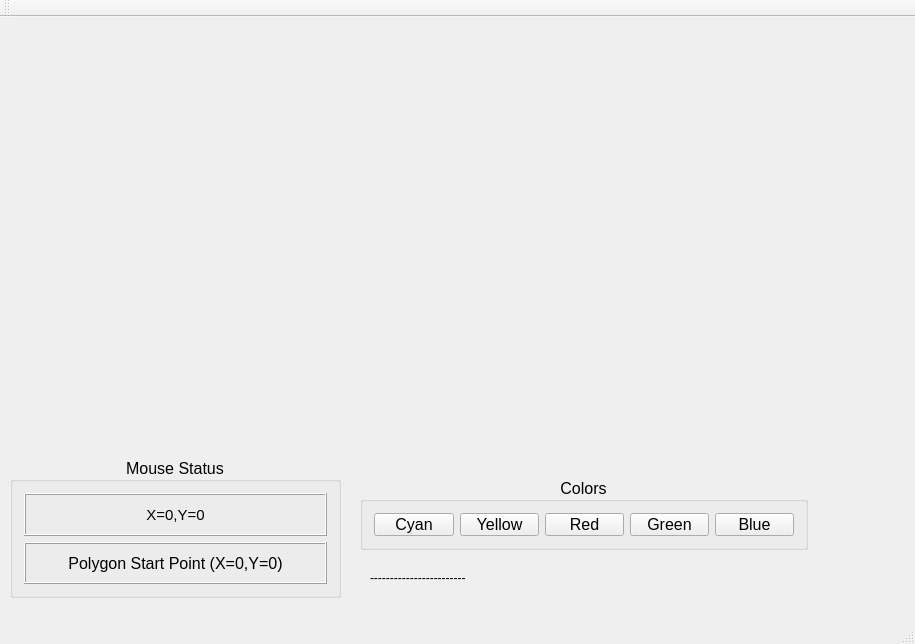
<?xml version="1.0" encoding="UTF-8"?>
<ui version="4.0">
 <class>Poly</class>
 <widget class="QMainWindow" name="Poly">
  <property name="geometry">
   <rect>
    <x>0</x>
    <y>0</y>
    <width>915</width>
    <height>644</height>
   </rect>
  </property>
  <property name="windowTitle">
   <string>Poly</string>
  </property>
  <widget class="QWidget" name="centralWidget">
   <widget class="QLabel" name="mousPos">
    <property name="enabled">
     <bool>true</bool>
    </property>
    <property name="geometry">
     <rect>
      <x>10</x>
      <y>0</y>
      <width>901</width>
      <height>431</height>
     </rect>
    </property>
    <property name="text">
     <string/>
    </property>
   </widget>
   <widget class="QGroupBox" name="groupBox">
    <property name="geometry">
     <rect>
      <x>10</x>
      <y>440</y>
      <width>331</width>
      <height>141</height>
     </rect>
    </property>
    <property name="font">
     <font>
      <pointsize>12</pointsize>
     </font>
    </property>
    <property name="title">
     <string>Mouse Status</string>
    </property>
    <property name="alignment">
     <set>Qt::AlignCenter</set>
    </property>
    <layout class="QVBoxLayout" name="verticalLayout">
     <item>
      <widget class="QLabel" name="mousePos">
       <property name="font">
        <font>
         <pointsize>11</pointsize>
        </font>
       </property>
       <property name="frameShape">
        <enum>QFrame::Box</enum>
       </property>
       <property name="frameShadow">
        <enum>QFrame::Raised</enum>
       </property>
       <property name="text">
        <string>X=0,Y=0</string>
       </property>
       <property name="alignment">
        <set>Qt::AlignCenter</set>
       </property>
      </widget>
     </item>
     <item>
      <widget class="QLabel" name="startPointWindow">
       <property name="enabled">
        <bool>true</bool>
       </property>
       <property name="font">
        <font>
         <pointsize>12</pointsize>
        </font>
       </property>
       <property name="frameShape">
        <enum>QFrame::Box</enum>
       </property>
       <property name="frameShadow">
        <enum>QFrame::Raised</enum>
       </property>
       <property name="text">
        <string>Polygon Start Point (X=0,Y=0)</string>
       </property>
       <property name="alignment">
        <set>Qt::AlignCenter</set>
       </property>
      </widget>
     </item>
    </layout>
   </widget>
   <widget class="QGroupBox" name="groupBox_2">
    <property name="geometry">
     <rect>
      <x>360</x>
      <y>460</y>
      <width>448</width>
      <height>73</height>
     </rect>
    </property>
    <property name="font">
     <font>
      <pointsize>12</pointsize>
     </font>
    </property>
    <property name="title">
     <string>Colors</string>
    </property>
    <property name="alignment">
     <set>Qt::AlignCenter</set>
    </property>
    <layout class="QHBoxLayout" name="horizontalLayout">
     <item>
      <widget class="QPushButton" name="pushButton_4">
       <property name="text">
        <string>Cyan</string>
       </property>
      </widget>
     </item>
     <item>
      <widget class="QPushButton" name="pushButton_5">
       <property name="text">
        <string>Yellow</string>
       </property>
      </widget>
     </item>
     <item>
      <widget class="QPushButton" name="pushButton">
       <property name="text">
        <string>Red</string>
       </property>
      </widget>
     </item>
     <item>
      <widget class="QPushButton" name="pushButton_2">
       <property name="text">
        <string>Green</string>
       </property>
      </widget>
     </item>
     <item>
      <widget class="QPushButton" name="pushButton_3">
       <property name="text">
        <string>Blue</string>
       </property>
      </widget>
     </item>
    </layout>
   </widget>
   <widget class="QLabel" name="DoubleClick">
    <property name="geometry">
     <rect>
      <x>370</x>
      <y>545</y>
      <width>351</width>
      <height>31</height>
     </rect>
    </property>
    <property name="text">
     <string>------------------------</string>
    </property>
   </widget>
  </widget>
  <widget class="QMenuBar" name="menuBar">
   <property name="geometry">
    <rect>
     <x>0</x>
     <y>0</y>
     <width>915</width>
     <height>19</height>
    </rect>
   </property>
  </widget>
  <widget class="QToolBar" name="mainToolBar">
   <attribute name="toolBarArea">
    <enum>TopToolBarArea</enum>
   </attribute>
   <attribute name="toolBarBreak">
    <bool>false</bool>
   </attribute>
  </widget>
  <widget class="QStatusBar" name="statusBar"/>
 </widget>
 <layoutdefault spacing="6" margin="11"/>
 <resources/>
 <connections/>
</ui>
